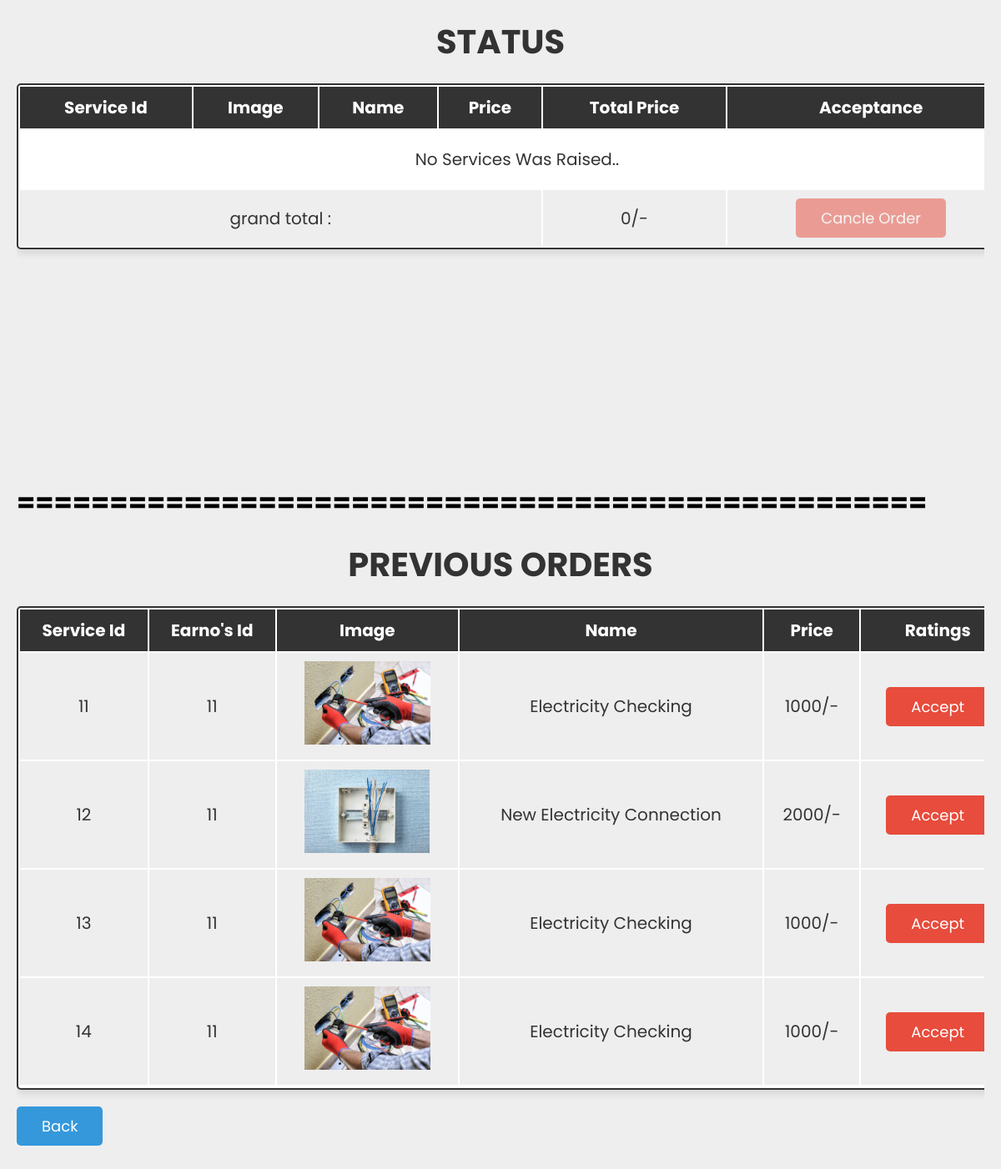
/pending.php (signed in), run on the app's committed database.
### tables this page shows
CREATE TABLE `accepted` (
  `id` int(100) NOT NULL,
  `users_id` varchar(100) NOT NULL,
  `sp_id` varchar(100) NOT NULL,
  `users_name` varchar(100) NOT NULL,
  `acc_name` varchar(100) NOT NULL,
  `acc_price` varchar(100) NOT NULL,
  `acc_image` varchar(100) NOT NULL
);

### pending.php (the view, shortened to what this page needs)
<?php
require 'config.php';
$user_name = $_SESSION['name'];
?>
<!DOCTYPE html>
<html lang="en">
<head>
   <link rel="stylesheet" href="css/style.css">
</head>
<body>
    <div class="container">
        <div class="shopping-cart">
            <h1 class="heading">Status</h1>
            <table>
            <thead>
                <th>service id</th>
                <th>image</th>
                <th>name</th>
                <th>price</th>
                <th>total price</th>
                <th>Acceptance</th>
            </thead>
            <tbody>
            <?php
                $cart_query = mysqli_query($conn, "SELECT * FROM `requests` WHERE user_name = '$user_name'") or die('query failed');
                $grand_total = 0;
                if(mysqli_num_rows($cart_query) > 0){
                    while($fetch_cart = mysqli_fetch_assoc($cart_query)){
            ?>
            <tr>
                <td><?php echo $fetch_cart['id']; ?></td>
                <td><img src="images/<?php echo $fetch_cart['image']; ?>" height="100" alt=""></td>
                <td><?php echo $fetch_cart['sv_name']; ?></td>
                <td><?php echo $fetch_cart['price']; ?>/-</td>
                <td><?php echo $sub_total = ($fetch_cart['price']); ?>/-</td>
                <td><a href="" class="delete-btn <?php echo ($grand_total > 1)?'':'disabled'; ?>" value="pending">pending</a></td>
            </tr>
            <?php
                $grand_total += $sub_total;
                    }
                }else{
                    echo '<tr><td style="padding:20px; text-transform:capitalize;" colspan="6">No services was raised..</td></tr>';
                }
            ?>
            <tr class="table-bottom">
                <td colspan="4">grand total :</td>
                <td><?php echo $grand_total; ?>/-</td>
                <td><a href="?delete_all" onclick="return confirm('clear all?');" class="delete-btn <?php echo ($grand_total > 1)?'':'disabled'; ?>">cancle order</a></td>
            </tr>
            </tbody>
            </table>
        </div>
<br/>
<br/>
<br/>
<br/>
<br/>
<br/>
<br/>
<br/>
<br/>
<br/>
<h1>=================================================</h1>
        <div class="shopping-cart">
            <h1 class="heading">previous orders</h1>
            <table>
            <thead>
                <th>service id</th>
                <th>Earno's id</th>
                <th>image</th>
                <th>name</th>
                <th>price</th>
                <th>Ratings</th>
            </thead>
            <tbody>
            <?php
                $cart_query = mysqli_query($conn, "SELECT * FROM `accepted` WHERE users_name = '$user_name'") or die('query failed');
                if(mysqli_num_rows($cart_query) > 0){
                    while($fetch_cart = mysqli_fetch_assoc($cart_query)){
            ?>
            <tr class="table-bottom">
                <td><?php echo $fetch_cart['id']; ?></td>
                <td><?php echo $fetch_cart['sp_id']; ?></td>
                <td><img src="images/<?php echo $fetch_cart['acc_image']; ?>" height="100" alt=""></td>
                <td><?php echo $fetch_cart['acc_name']; ?></td>
                <td><?php echo $fetch_cart['acc_price']; ?>/-</td>
                <td><a href="?remove=<?php echo $fetch_cart['id']; ?>" class="delete-btn" onclick="return confirm('it will be remove from here..');">Accept</a></td>
            </tr>
            <?php
                    }
                }else{
                    echo '<tr><td style="padding:20px; text-transform:capitalize;" colspan="6">Empty..</td></tr>';
                }
            ?>
            </tbody>
            </table>
            <a href="#" class="btn11" id="go-back">Back</a>
        </div>
    </div>
</body>
</html>

### css/style.css (style rules this page uses)
:root { --blue:#3498db; --red:#e74c3c; --orange:#f39c12; --black:#333; --white:#fff; --light-bg:#eee; --box-shadow:0 5px 10px rgba(0,0,0,.1); --border:2px solid var(--black); }
* { font-family: 'Poppins', sans-serif; margin:0; padding:0; box-sizing: border-box; outline: none; border: none; text-decoration: none; }
body { background:#FFFEEB; }
body { background-color: var(--light-bg); }
.btn, .delete-btn, .option-btn a { display: inline-block; padding:10px 30px; cursor: pointer; font-size: 18px; color:var(--white); border-radius: 5px; text-decoration: none; text-transform: capitalize; }
.btn11 { display: inline-block; padding:10px 30px; cursor: pointer; font-size: 18px; color:var(--white); border-radius: 5px; text-decoration: none; text-transform: capitalize; background-color: var(--blue); margin-top: 10px; }
.delete-btn { background-color: var(--red); }
.container { padding:0 20px; margin:0 auto; max-width: 1200px; padding-bottom: 70px; }
.container .heading { text-align: center; margin-bottom: 20px; font-size: 40px; text-transform: uppercase; color:var(--black); }
.container .shopping-cart { padding:20px 0; }
.container .shopping-cart table { width: 100%; text-align: center; border:var(--border); border-radius: 5px; box-shadow: var(--box-shadow); background-color: var(--white); }
.container .shopping-cart table thead { background-color: var(--black); }
.container .shopping-cart table thead th { padding:10px; color:var(--white); text-transform: capitalize; font-size: 20px; }
.container .shopping-cart table .table-bottom { background-color: var(--light-bg); }
.container .shopping-cart table tr td { padding:10px; font-size: 20px; color:var(--black); }
.container .shopping-cart table tr td:nth-child(1) { padding:0; }
.container .shopping-cart .disabled { pointer-events: none; background-color: var(--red); opacity: .5; user-select: none; }
@media (max-width:1200px) { .container .shopping-cart { overflow-x: scroll; } }
@media (max-width:1200px) { .container .shopping-cart table { width: 1200px; } }

### data on the page
accepted: id "11", sp "11", acc_image (picture), acc_name "Electricity Checking", acc_price "1000"
accepted: id "12", sp "11", acc_image (picture), acc_name "New Electricity Connection", acc_price "2000"
accepted: id "13", sp "11", acc_image (picture), acc_name "Electricity Checking", acc_price "1000"
accepted: id "14", sp "11", acc_image (picture), acc_name "Electricity Checking", acc_price "1000"

### other printed values
$grand_total "0"
